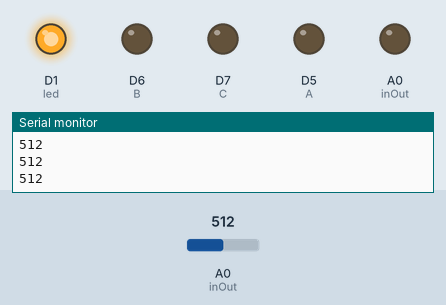
A sketch run on a simulated ESP8266 (NodeMCU). Shown: output pins drawn as LEDs (lit = HIGH), the last lines printed to the serial monitor. Inputs (shaded band) come from the test bench; at power-on: A0 (inOut) = 512.

Above: at 1.2 s.
1.3 s: A0 (inOut) set to 122
At 2.3 s:
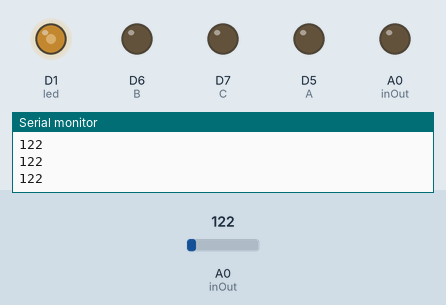
2.8 s: A0 (inOut) set to 0
At 3.3 s:
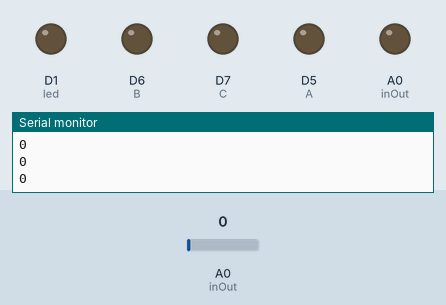
4.3 s: A0 (inOut) set to 306
At 5.7 s:
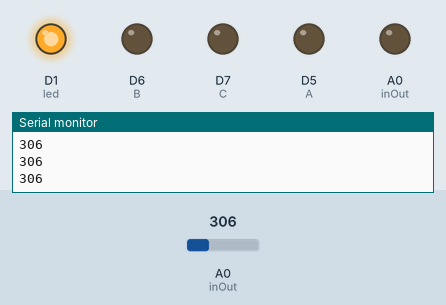
Timing chart, 0 to 7.3 s (numbered marks = the images above; inputs shaded):
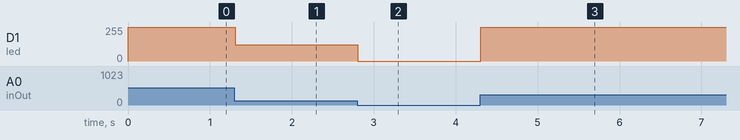

The sketch:

sketch_mar24a.ino
```cpp
#define vcc      3.3v
#define  inOut    A0
#define   C       D7
#define   B       D6
#define   A       D5
#define led       D1

void setup() {
pinMode(inOut , OUTPUT);
pinMode(led , OUTPUT);
pinMode(C , OUTPUT);
pinMode(B , OUTPUT);
pinMode(A , OUTPUT);
Serial.begin(9600);

}

void loop() {
  int k = analogRead(inOut);
  Serial.println(k);
  analogWrite(led , k);
}
```

Measured:
- after the input at 1.3 s, D1 (led): 255/255 → 122/255 at once
- after the input at 2.8 s, D1 (led): 122/255 → 0/255 at once
- after the input at 4.3 s, D1 (led): 0/255 → 255/255 at once
